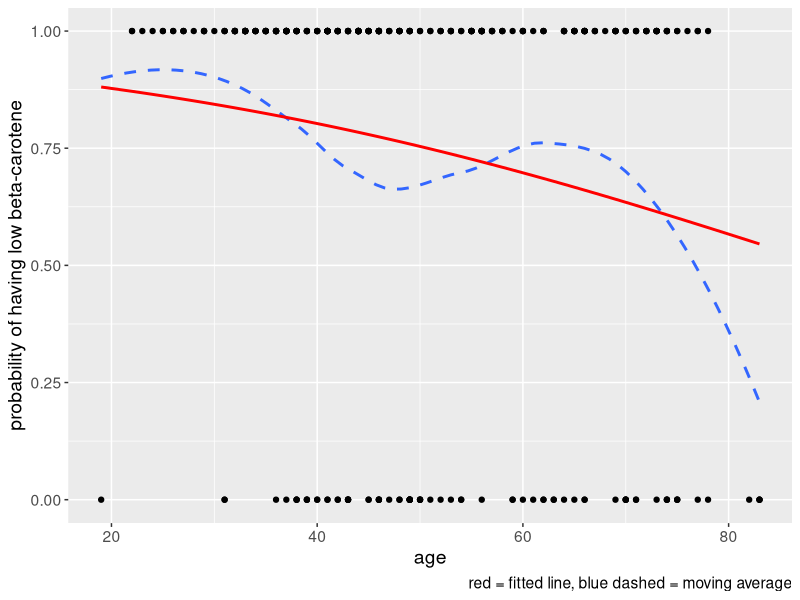
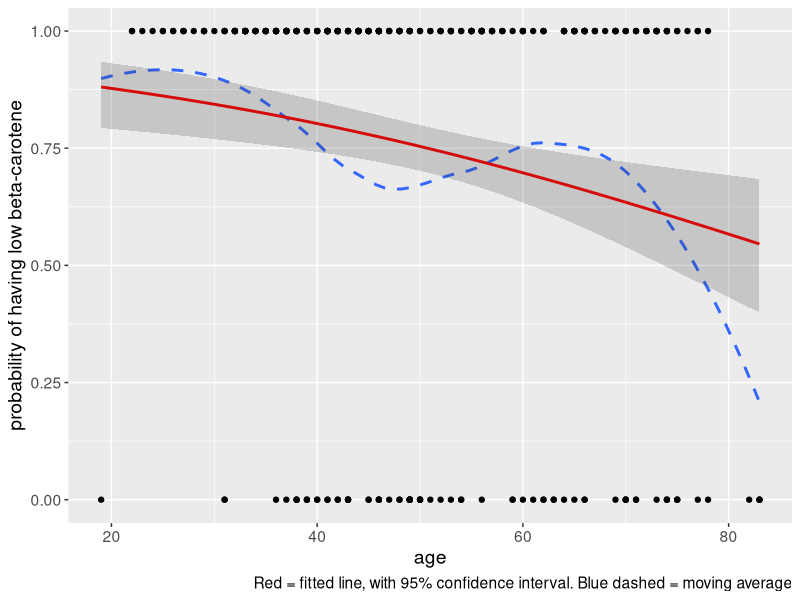
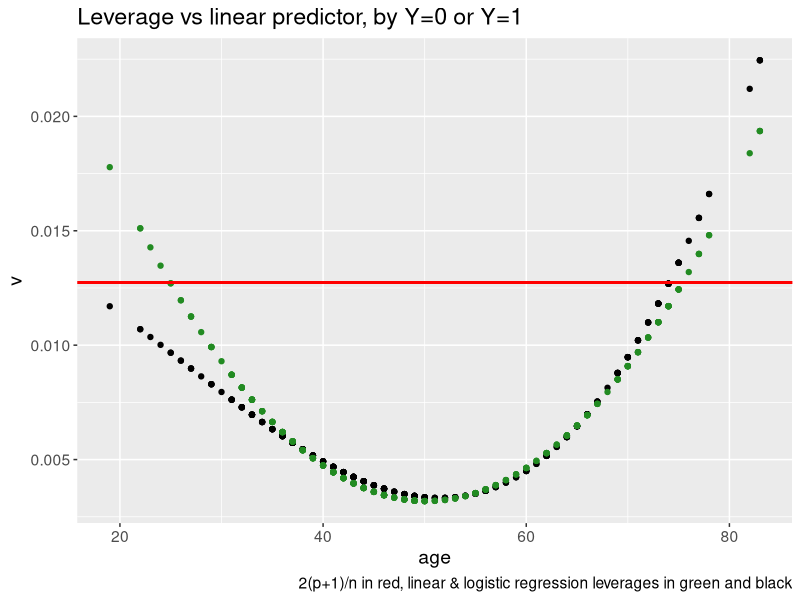
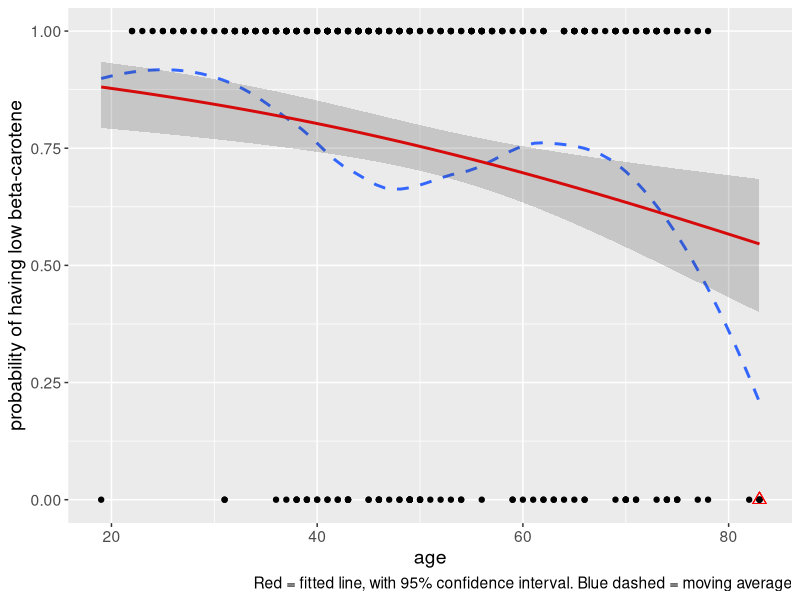
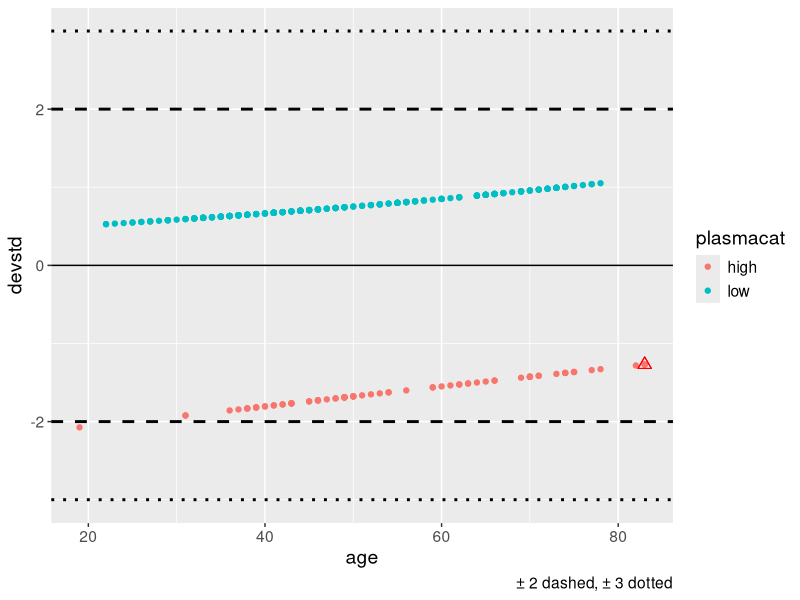
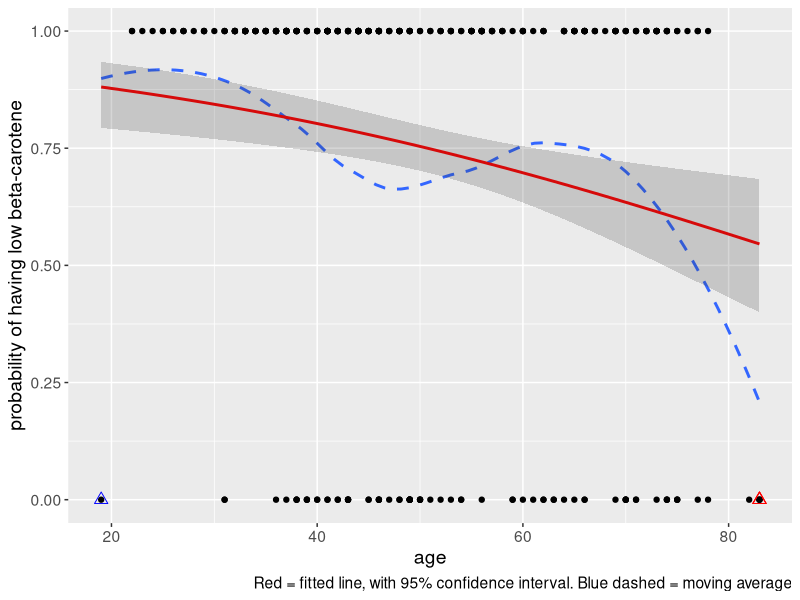
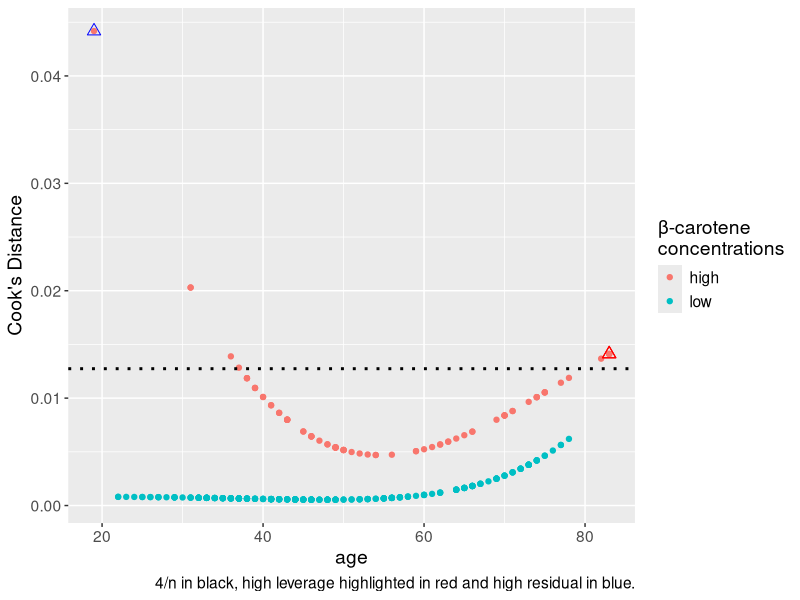
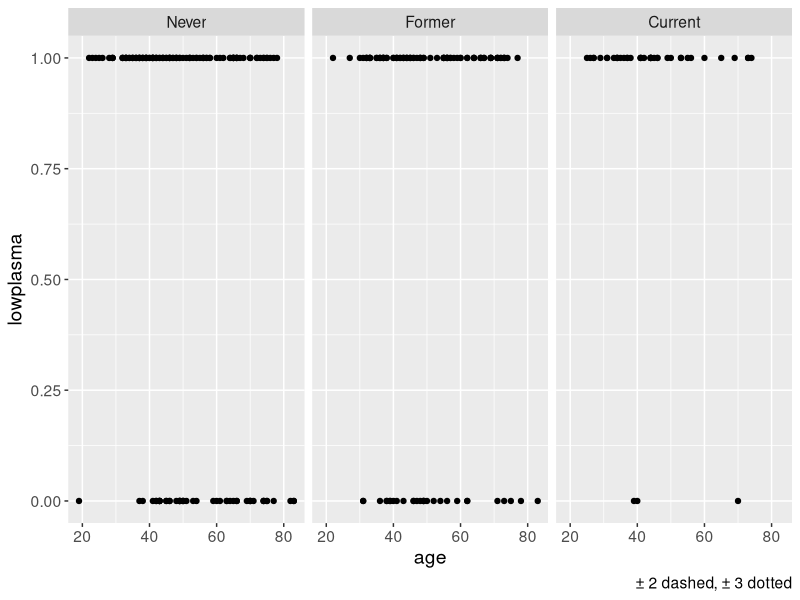

Recreate these plots in R, in order.
#Project 1
library(ggplot2)
library(GGally)
library(ggpubr)

plasma <- read.delim("Data/plasma.txt")
head(plasma)
summary(plasma)
# At least one data point was 0, this needs to be taken 
PositivePlasma <- plasma[plasma$betaplasma > 0, ]
summary(PositivePlasma)
#Turn categorical variables into factor variables:
PositivePlasma$sex <- factor(PositivePlasma$sex, 
                               levels = c(1, 2),
                               labels = c("Male", "Female"))

PositivePlasma$smokstat <- factor(PositivePlasma$smokstat,
                                    levels = c(1, 2, 3),
                                    labels = c("Never", "Former", "Current"))

PositivePlasma$bmicat <- factor(PositivePlasma$bmicat,
                                  levels = c(1,2,3,4),
                                  labels = c("Underweight", "Normal", "Overweight", "Obese"))

PositivePlasma$vituse <- factor(PositivePlasma$vituse,
                                  levels = c(1, 2, 3),
                                  labels = c("Yes, fairly often", "Yes, not often", "No"))

#relevel to suitable reference categories:
PositivePlasma$sex<-relevel(PositivePlasma$sex, "Female")
PositivePlasma$smokstat<-relevel(PositivePlasma$smokstat, "Never")
PositivePlasma$bmicat <- relevel(PositivePlasma$bmicat,"Normal")
PositivePlasma$vituse <- relevel(PositivePlasma$vituse,"Yes, fairly often")

#Part 0 a)
a <- 225.498
#Part 0 b) beta-carotene is considered low if below 225.498 ng/ml
PositivePlasma$lowplasma <- as.numeric(PositivePlasma$betaplasma < a)
# factor version for ease of use later on:
PositivePlasma$plasmacat <- factor(PositivePlasma$lowplasma,
                           levels = c(0, 1),
                           labels = c("high", "low"))
# How many are low?
low_total <- sum(PositivePlasma$lowplasma)
high_total <- 315 - low_total
low_percentage <- (low_total/316)*100 

table(PositivePlasma$smokstat, PositivePlasma$lowplasma)


(model.1 <- glm(lowplasma ~ smokstat, family = "binomial", data = PositivePlasma))
summary(model.1)

# beta: log-odds(ratio) with c.i.:
model.1$coefficients
(ci.beta <- confint(model.1))

# Odds (exp(beta0)) and OR, odds ratio, exp(beta1), exp(beta2)
exp(model.1$coefficients)
(ci.or <- exp(ci.beta))

#probability for "Never" to have low beta-plasma:
(prob_0 <- 2.250000/(2.250000+1))
#confidence interval:
(prob_0_low <- 1.6120554/(1.6120554+1))
(prob_0_high <- 3.187487/(3.187487+1))

#probability for "Former" to have low beta-plasma:
(prob_1 <- 1.318008*prob_0/(1-prob_0)/(1+1.318008*prob_0/(1-prob_0)))
#confidence interval:
(prob_1_low <- 0.7707618*prob_0/(1-prob_0)/(1+0.7707618*prob_0/(1-prob_0)))
(prob_1_high <- 2.280987*prob_0/(1-prob_0)/(1+2.280987*prob_0/(1-prob_0)))

#probability for "Current" to have low beta-plasma:
(prob_1 <- 5.925926*prob_0/(1-prob_0)/(1+5.925926*prob_0/(1-prob_0)))
#confidence interval:
(prob_2_low <- 2.0209273*prob_0/(1-prob_0)/(1+2.0209273*prob_0/(1-prob_0)))
(prob_2_high <- 25.326220*prob_0/(1-prob_0)/(1+25.326220*prob_0/(1-prob_0)))

#Wald test
summary(model.1)$coefficients
# Since |0.2761213| < lambda_0.025 = 1.96 we accept
# H0: beta_1 = 0
# Since |1.7793369| < lambda_0.025 = 1.96 we accept
# H0: beta_2 = 0
#The smoking has no significant impact on the beta-carotene levels

# 1b)
(age.model <- glm(lowplasma ~ age, family = "binomial", data = PositivePlasma))

PositivePlasma.pred <- cbind(
  PositivePlasma,
  phat = predict(age.model, type = "response"),
  logit = predict(age.model, se.fit = TRUE))

(Age.plot<-ggplot(PositivePlasma.pred, aes(age, lowplasma)) +
    geom_point() +
    geom_smooth(se = FALSE, linetype = "dashed") +
    geom_line(aes(y = phat), color = "red", size = 1) +
    xlab("age") +
    ylab("probability of having low beta-carotene") +
    labs(caption = "red = fitted line, blue dashed = moving average") +
    theme(text = element_text(size = 14)))

(BetaA.lm <- cbind(summary(age.model)$coefficients,ci =confint(age.model)))

# beta: log-odds(ratio) with c.i.:
age.model$coefficients
(ci.beta <- confint(age.model))

# Odds (exp(beta0)) and OR, odds ratio, exp(beta1)
exp(age.model$coefficients)
(ci.or <- exp(ci.beta))
#Wald test
summary(age.model)$coefficients
# Since |-0.02835726| < lambda_0.025 = 1.96 we can reject
# H0: beta_1 = 0
#The age has a significant impact on the beta-carotene levels

#The odds of having low beta plasma as you age by 1 year decrease by 2.8%
((1-exp(age.model$coefficients[2]))*100)

#The odds of having low beta plasma as you age by 10 years decrease by 24.7% with a 37% decrease lwr and a 10% decrease upr.
((1-exp(10*BetaA.lm[2,c(1,5,6)])))
#Predicted probabilities
(lambda <- qnorm(1 - 0.05/2))
PositivePlasma.pred$logit.lwr <- PositivePlasma.pred$logit.fit - lambda*PositivePlasma.pred$logit.se.fit
PositivePlasma.pred$logit.upr <- PositivePlasma.pred$logit.fit + lambda*PositivePlasma.pred$logit.se.fit
# transform the log-odds intervals into C.I. for odds####
PositivePlasma.pred$odds.lwr <- exp(PositivePlasma.pred$logit.lwr)
PositivePlasma.pred$odds.upr <- exp(PositivePlasma.pred$logit.upr)
# transform the odds intervals into C.I. for p####
PositivePlasma.pred$p.lwr <- PositivePlasma.pred$odds.lwr/(1 + PositivePlasma.pred$odds.lwr)
PositivePlasma.pred$p.upr <- PositivePlasma.pred$odds.upr/(1 + PositivePlasma.pred$odds.upr)

(Q1b.plot<-Age.plot+geom_ribbon(data=PositivePlasma.pred, aes(ymin = p.lwr, ymax = p.upr), alpha = 0.2)+labs(caption = "Red = fitted line, with 95% confidence interval. Blue dashed = moving average"))
#30 & 31 year old
#Prediction intervals based on age
x0<-data.frame(age = 30)
logit0<-round(predict(age.model, newdata = x0, interval = "prediction"),digits = 12)
predint0<-cbind(x0,exp(logit0)/(1+exp(logit0)))

x1<-data.frame(age = 70)
logit1<-round(predict(age.model, newdata = x1, interval = "prediction"),digits = 12)
predint1<-cbind(x1,exp(logit1)/(1+exp(logit1)))
#31 year old & 71 year old
x2<-data.frame(age = 31)
logit2<-round(predict(age.model, newdata = x2, interval = "prediction"),digits = 12)
predint2<-cbind(x2,exp(logit2)/(1+exp(logit2)))

x3<-data.frame(age = 71)
logit3<-round(predict(age.model, newdata = x3, interval = "prediction"),digits = 12)
predint3<-cbind(x3,exp(logit3)/(1+exp(logit3)))


#Differences: what is the slope and what are the reasons for the differences between the 2 age groups
(predint2[2]-predint0[2])#Difference btwn 30 & 31: 0.00377553
(predint3[2]-predint1[2])#Difference btwn 70 & 71: 0.006600449

#Question c:
PositivePlasma.pred$v <- influence(age.model)$hat
age.linmodel<-lm(lowplasma ~ age, data = PositivePlasma)
linmodel.pred <- cbind(PositivePlasma,
                   v = influence(age.linmodel)$hat)


(Leverage.plot<-ggplot(PositivePlasma.pred, aes(age, v)) + 
  geom_point() +  
  geom_point(data=linmodel.pred, aes(age, v), color="forestgreen")+
  geom_hline(yintercept = 2*length(age.model$coefficients)/nrow(PositivePlasma), 
             color = "red", size = 1) +
  labs(title = "Leverage vs linear predictor, by Y=0 or Y=1",
       caption = "2(p+1)/n in red, linear & logistic regression leverages in green and black") +
  theme(text = element_text(size = 14)))
#Theyre all 83 years of age.
highv.idx <- which(PositivePlasma.pred$v==max(PositivePlasma.pred$v))
(Q1c.plot<-Q1b.plot+geom_point(data = PositivePlasma.pred[c(highv.idx), ], size = 3, color = "red", shape = 24))
#Question d
PositivePlasma.pred$devres <- influence(age.model)$dev.res
PositivePlasma.pred$devstd <- PositivePlasma.pred$devres/sqrt(1 - PositivePlasma.pred$v)

(devstd.plot<-ggplot(PositivePlasma.pred, aes(age, devstd, color=plasmacat)) + 
    geom_point() +
    geom_point(data = PositivePlasma.pred[c(highv.idx), ], size = 3, color = "red", shape = 24)+
    geom_hline(yintercept = 0) +
    geom_hline(yintercept = c(-2, 2), linetype = "dashed", size = 1) +
    geom_hline(yintercept = c(-3, 3), linetype = "dotted", size = 1) +
    labs(caption = "\U00B1 2 dashed, \U00B1 3 dotted") +
    theme(text = element_text(size = 14)))

highdevstd.idx <- which(abs(PositivePlasma.pred$devstd)==max(abs(PositivePlasma.pred$devstd)))
(Q1d.plot<-Q1c.plot+geom_point(data = PositivePlasma.pred[c(highdevstd.idx), ], size = 3, color = "blue", shape = 24))

#Question e:
# Cook's distance####
PositivePlasma.pred$Dcook <- cooks.distance(age.model)

ggplot(PositivePlasma.pred, aes(age, Dcook, color = plasmacat)) +
  geom_point() +
  geom_point(data = PositivePlasma.pred[c(highv.idx), ], size = 3,
            color = "red", shape = 24)+
  geom_point(data = PositivePlasma.pred[c(highdevstd.idx), ], size = 3,
             color = "blue", shape = 24)+
  geom_hline(yintercept = 4/nrow(PositivePlasma), linetype = "dotted",
             size = 1) +
  labs(color = "\U03B2-carotene\nconcentrations", 
       caption = "4/n in black, high leverage highlighted in red and high residual in blue.",
       y="Cook's Distance") +
  theme(text = element_text(size = 14))


#Part 2:
model.0 <- glm(lowplasma ~ 1, family = "binomial", data = PositivePlasma)
model.max <- glm(lowplasma ~ age+sex+smokstat+quetelet, family = "binomial", data = PositivePlasma)
background.model<-step(age.model, 
                    scope = list(lower = model.0, upper = model.max),
                    direction = "both")
(BetaB.lm <- cbind(summary(background.model)$coefficients,ci =confint(background.model)))
(exp(BetaB.lm[,c(1,5,6)]))

plasma$agecat <- cut(plasma$age, breaks = c(0, 40, 55, 100))
(background.plot<-ggplot(PositivePlasma.pred, aes(age, lowplasma)) + 
    geom_point() +
    facet_grid(~smokstat)+
    labs(caption = "\U00B1 2 dashed, \U00B1 3 dotted") +
    theme(text = element_text(size = 14)))
